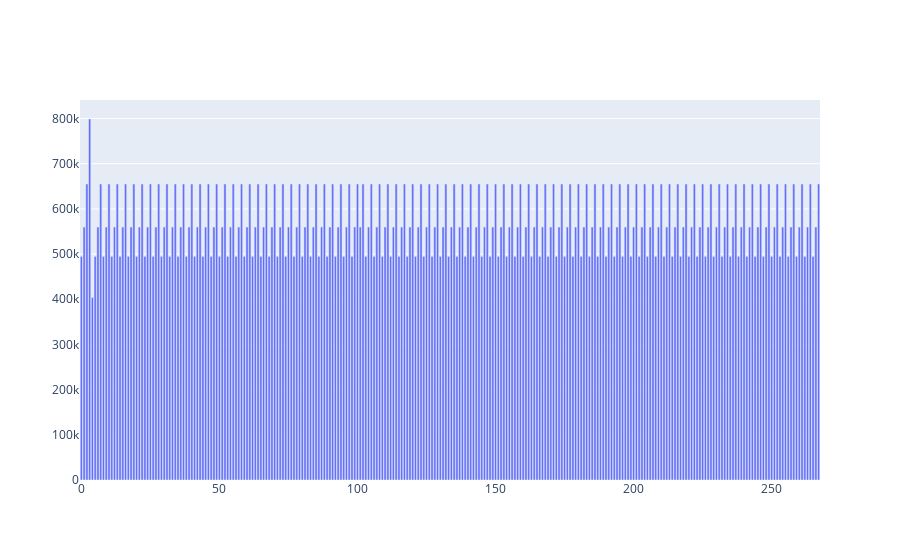

The code cell stored with this chart in its notebook:
### Code cell
fig = go.Figure(
    data=go.Bar(y=district_example.price)
)
fig.show()

### Figure 1 — Plotly figure (JSON) as saved in the notebook; plotly's stock layout.template omitted (floating-point values rounded to 4 significant figures; data arrays with more than 128 entries replaced by an {"elided": "..."} marker saying what was removed)
{"data": [{"type": "bar", "y": {"elided": "268 int values"}}], "layout": {}}
